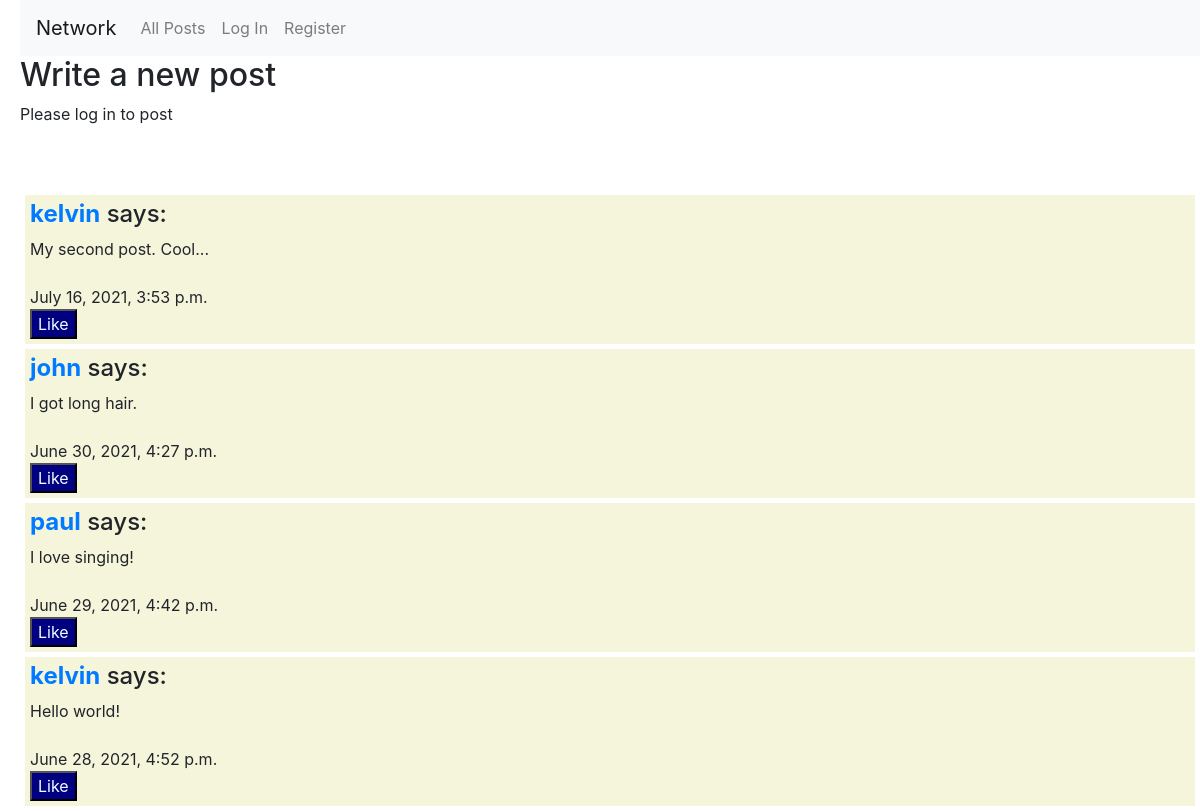
The app's page /, older data.
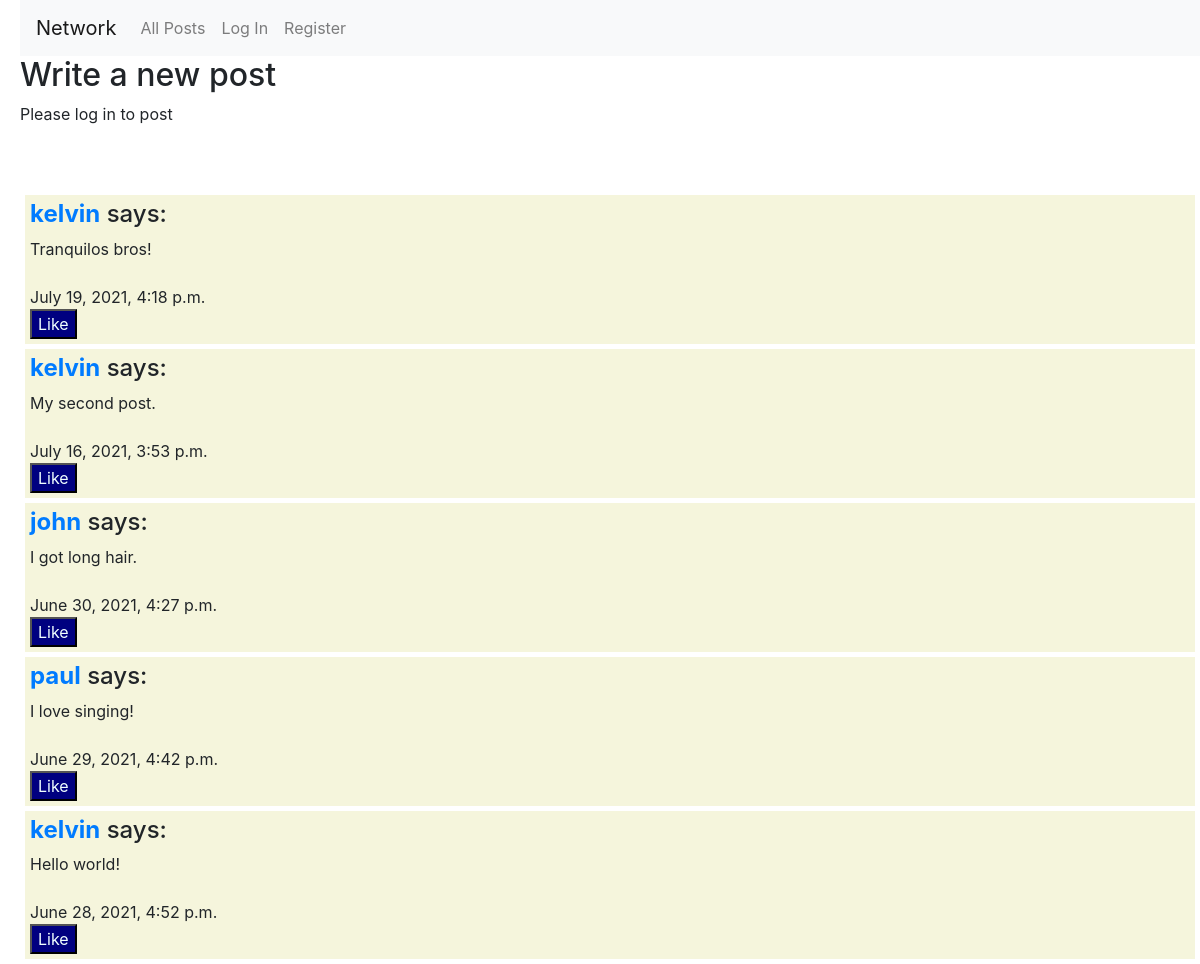
The same page, newer data.
### network/models.py (models this page shows, shortened)
class Post(models.Model):
    poster = models.ForeignKey(User, on_delete=models.SET_NULL, null=True)
    post = models.TextField()
    date = models.DateTimeField(auto_now_add=True)

class User(AbstractUser):
    pass

### network/views.py (the view, shortened to what this page needs)
# urls.py: path("", views.index, name="index"),
def index(request):
    return render(request, "network/index.html", {
        "posts": Post.objects.order_by('-date')
    })

### network/templates/network/index.html (shortened to what this page needs)
{% extends "network/layout.html" %}
{% load static %}
{% block body %}
<div>
    <h2>Write a new post</h2>
    {% if user.is_authenticated %}
    <form method="POST" action="">
        {% csrf_token %}
        <textarea name="post" placeholder="Write new post"></textarea>
        <br>
        <button class="button">Post</button>
    </form>
    {% else %}
    <p>Please log in to post</p>
    {% endif %}
</div>
<br>
<br>
<div>
    {% for post in posts %}
    <div class="index_post">
        <div id="post_{{post.id}}">
        <h4><strong><a href="{% url 'profile' post.poster.username %}">{{ post.poster }}</a></strong> says:</h4>
        <div id="postbody_{{post.id}}">
            {{ post.post }}
        </div>
        <br>
        {{ post.date }}
        </div>
        <button class="likebutton" id="like_{{post.id}}">Like</button>
    </div>
    {% empty %}
    <strong>No new posts.</strong>
    {% endfor %}
</div>
{% endblock %}

### network/templates/network/layout.html (shortened to what this page needs)
{% load static %}
<!DOCTYPE html>
<html lang="en">
    <head>
        <link rel="stylesheet" href="https://stackpath.bootstrapcdn.com/bootstrap/4.4.1/css/bootstrap.min.css">
        <link href="{% static 'network/styles.css' %}" rel="stylesheet">
    </head>
    <body>
        <nav class="navbar navbar-expand-lg navbar-light bg-light">
            <a class="navbar-brand" href="#">Network</a>
            <div>
              <ul class="navbar-nav mr-auto">
                <li class="nav-item">
                  <a class="nav-link" href="{% url 'index' %}">All Posts</a>
                </li>
                {% if user.is_authenticated %}
                    <li class="nav-item">
                        <a class="nav-link" href="{% url 'following' %}">Following</a>
                    </li>
                    <li class="nav-item">
                        <a class="nav-link" href="{% url 'logout' %}">Log Out</a>
                    </li>
                {% else %}
                    <li class="nav-item">
                        <a class="nav-link" href="{% url 'login' %}">Log In</a>
                    </li>
                    <li class="nav-item">
                        <a class="nav-link" href="{% url 'register' %}">Register</a>
                    </li>
                {% endif %}
              </ul>
            </div>
          </nav>
        <div class="body">
            {% block body %}
            {% endblock %}
        </div>
    </body>
</html>

### network/static/network/styles.css (style rules this page uses)
body { padding-left:20px; }
button { color: azure; background-color: navy; }
.index_post { background-color: beige; padding: 5px; margin: 5px; }

Row changes from the older to the newer data that the page shows:
added Post: poster "kelvin", post "Tranquilos bros!", date "July 19, 2021, 4:18 p.m."
changed Post: post "My second post. Cool..." → "My second post."
